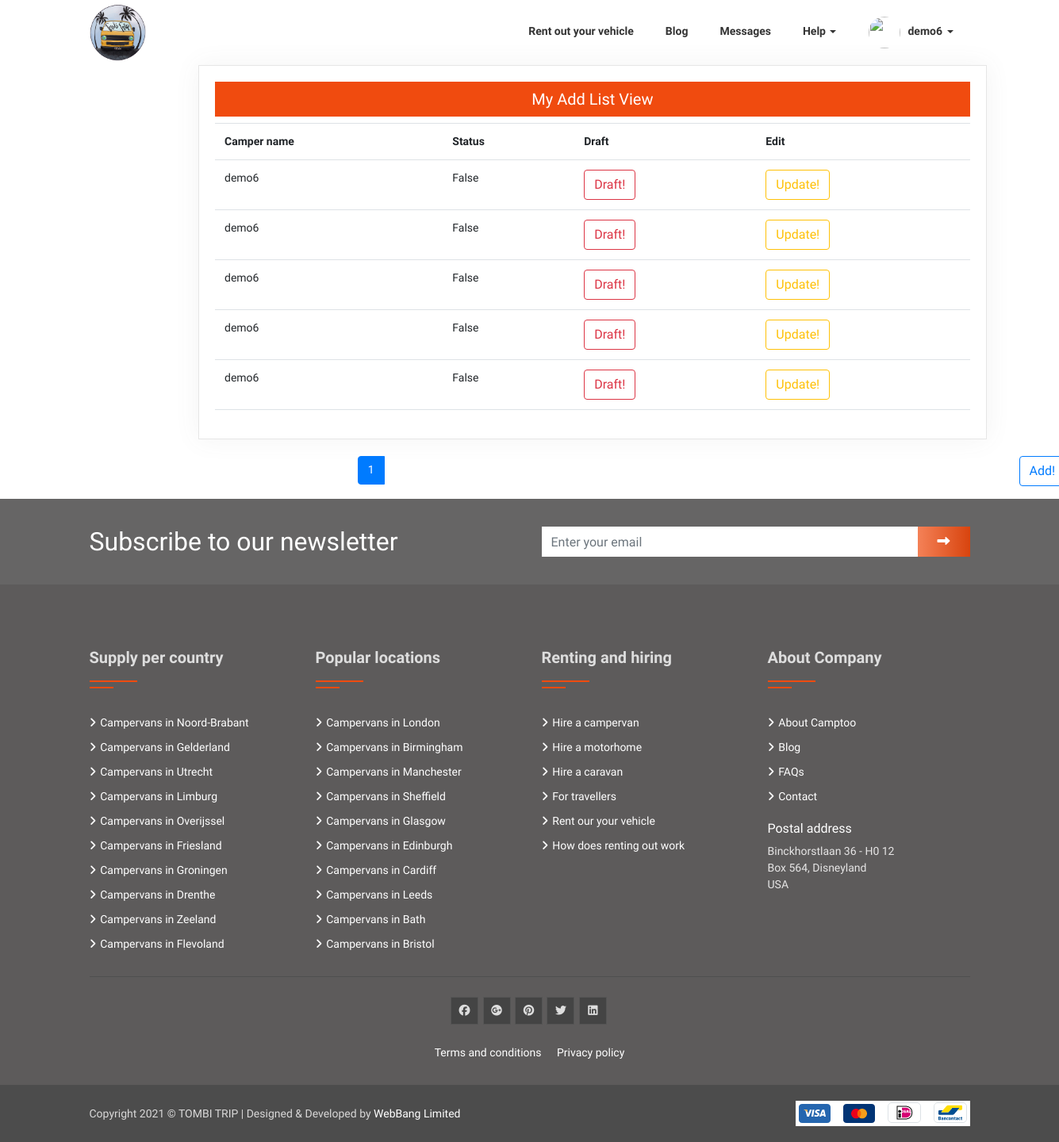
The page /user/my_advertise/ (signed in) on the database its author committed.
### home/models.py (models this page shows, shortened)
class Supply(models.Model):
    user = models.ForeignKey(User, on_delete=models.CASCADE)
    cartypes  = models.ManyToManyField(Cartypes)
    title = models.CharField(max_length=150)
    slug = models.SlugField(null=False, unique=True)
    car_title =  models.CharField(max_length=150)
    city =  models.CharField(max_length=150)
    status =  models.BooleanField(default=False)
    main_photo =  models.ImageField(upload_to='photos/%Y/%m/%d/')
    image1 =  models.ImageField(upload_to='photos/%Y/%m/%d/', blank=True)
    image2 =  models.ImageField(upload_to='photos/%Y/%m/%d/', blank=True)
    image3 =  models.ImageField(upload_to='photos/%Y/%m/%d/', blank=True)
    image4 =  models.ImageField(upload_to='photos/%Y/%m/%d/', blank=True)
    image5 =  models.ImageField(upload_to='photos/%Y/%m/%d/', blank=True)
    image6 =  models.ImageField(upload_to='photos/%Y/%m/%d/', blank=True)
    image7 =  models.ImageField(upload_to='photos/%Y/%m/%d/', blank=True)
    image8 =  models.ImageField(upload_to='photos/%Y/%m/%d/', blank=True)
    image9 =  models.ImageField(upload_to='photos/%Y/%m/%d/', blank=True)
    image10 =  models.ImageField(upload_to='photos/%Y/%m/%d/', blank=True)
    image11 =  models.ImageField(upload_to='photos/%Y/%m/%d/', blank=True)
    image12 =  models.ImageField(upload_to='photos/%Y/%m/%d/', blank=True)
    image13 =  models.ImageField(upload_to='photos/%Y/%m/%d/', blank=True)
    image14 =  models.ImageField(upload_to='photos/%Y/%m/%d/', blank=True)
    image15 =  models.ImageField(upload_to='photos/%Y/%m/%d/', blank=True)
    image16 =  models.ImageField(upload_to='photos/%Y/%m/%d/', blank=True)
    image17=  models.ImageField(upload_to='photos/%Y/%m/%d/', blank=True)
    seats =  models.IntegerField()
    bearth =  models.IntegerField()
    features = RichTextUploadingField()
    description = RichTextUploadingField()
    failities = RichTextUploadingField()
    houserules = RichTextUploadingField()
    min_reserver_period = models.IntegerField()
    pick_up_from = models.TimeField(blank=True,null=True)
    drop_of_before = models.TimeField(blank=True,null=True)
    favourite = models.ManyToManyField(User,related_name='favourite',blank=True)
    is_published = models.BooleanField(default=True)

### home/views.py (the view)
# urls.py: path('my_advertise/', MyAdvertiseView.as_view(), name='my-advertise'),
class MyAdvertiseView(View):
    template_name = "user/my_advertise.html"
    form = MyAdvertiseForm
    page_obj = None
    def get(self, request):
        data = Supply.objects.filter(user=request.user)
        paginator = Paginator(data, 5)
        self.page_number = request.GET.get('page')
        self.page_obj = paginator.get_page(self.page_number)
        print(self.page_obj)
        context = {
            'page_obj': self.page_obj,
            'form': self.form
        }
        return render(request, template_name=self.template_name, context=context)

### home/template_context.py (called while the page is built)
def get_filters(request):
	cartype=Supply.objects.distinct().values('cartypes__title','cartypes__id')
	catagories=ProductAttribute.objects.distinct().values('category__title','category__id')
	transmission=ProductAttribute.objects.distinct().values('transmission__title','transmission__id')
	minMaxPrice=ProductAttribute.objects.aggregate(Min('price'),Max('price'))
	data={
		'cats':cartype,
		'minMaxPrice':minMaxPrice,
		'catagory':catagories,
		'transmission':transmission
	}
	return data

### templates/user/my_advertise.html (shortened to what this page needs)
{% extends 'base.html' %}
{% load static %}
{% block content %}
    <div class="row move-dashboard">
        <div class="col-lg-9 col-md-7">
            <div class="dashboard-body" style="position: relative; left: 250px">
                <h3 style="text-align: center">My Add List View</h3>
                <div class="table-responsive">
                    <table class="table table-bordered">
                        <tr>
                            <th>Camper name</th>
                            <th>Status</th>
                            <th>Draft</th>
                            <th>Edit</th>
                        </tr>
                        {% for a in page_obj %}
                            <tr>
                                <td>{{ a.user }}</td>
                                <td>{{ a.status }}</td>
                                <td>
                                    <a class="btn btn-outline-danger"
                                       href="{% url 'delete-my-advertise' a.id %}">Draft!</a>
                                </td>
                                <td>
                                    <a class="btn btn-outline-warning"
                                       href="{% url 'update-my-advertise' a.id %}">Update!</a>
                                </td>
                            </tr>
                        {% endfor %}
                    </table>
                </div>
            </div>
            <br>
            <ul class="pagination justify-content-center">
                {% for i in page_obj.paginator.page_range %}
                    {% if page_obj.number == i %}
                        <li class="page-item active"><a class="page-link">{{ i }} </a></li>
                    {% elif i > page_obj.number|add:'-5' and i < page_obj.number|add:'5' %}
                        <li class="page-item"><a class="page-link" href="?page={{ i }}">{{ i }}</a></li>
                    {% endif %}
                {% endfor %}
<a style="position: relative; left: 800px" class="btn btn-outline-primary" href="{% url 'add-advertise' %}" role="button">Add!</a>
            </ul>
        </div>
    </div>
{% endblock content %}

### templates/partials/navbar.html (shortened to what this page needs)
  {% load static %}
  <div class="menu-section-2">
    <div class="container">
        <div class="row">
            <div class="col-lg-3 col-md-12">
                <div class="main-logo">
                    <a href="/"><img src="{% static 'img/logo1.png' %}" alt=""></a>
                </div>
            </div>
            <div class="col-lg-9 col-md-12">
                <div class="menu nav-menu">
                    <nav>
                        <ul id="nav">
                            {% if user.id is not None %}
                            <li><a href="{% url 'supply' %}">Rent out your vehicle</a></li>
                            <li><a href="{% url 'blog' %}">Blog</a></li>
                                <li><a href="">Messages</a></li>
                                <li><a href="">Help <span class="caret"></span></a>
                                </li>
                                <li class="user-photo-tt"><a href="{% url 'user_profile' %}"><img class="user-menu-photo" src="{{  request.session.userimage }}" alt=""></a></li>
                                <li class="user-name-tt"><a href="javascript:void;">{{user.username}} <span class="caret"></span></a>
                                </li>
                            {% endif %}
                        </ul>
                    </nav>
                </div>
            </div>
        </div>
    </div>
</div>

### tombotrip1/static/css/main.css (style rules this page uses)
body { font-family: 'Raleway', sans-serif; font-weight: 400; font-size: 14px; position: relative; overflow-x: hidden; }
h1, h2, h3, h4, h5, h6 { font-family: 'Roboto Condensed', sans-serif font-weight: 700; }
a { text-decoration: none; }
img { max-width: 100%; }
.main-logo a img { max-height: 72px; margin: 5px 0; }
.menu.nav-menu { float: right; }
.menu-section-2 .menu ul { list-style: outside none none; margin: 0; padding: 0; }
.menu-section-2 .menu ul li { float: left; margin-right: 2px; position: relative; }
.menu-section-2 .menu ul li a { display: block; text-decoration: none; padding: 29px 19px 32px; color: #333; -webkit-transition: all 0.4s ease 0s; transition: all 0.4s ease 0s; font-weight: 600; }
.caret { display: inline-block; width: 0; height: 0; margin-left: 2px; vertical-align: middle; border-top: 4px solid; border-right: 4px solid transparent; border-left: 4px solid transparent }
img.user-menu-photo { height: 40px; width: 40px; border-radius: 50%; }
ul li.user-photo-tt a { padding: 21px 0 21px 20px !important; }
ul li.user-name-tt a { padding-left: 7px !important; }
.row.move-dashboard h3 { background: #f04b0f; padding: 10px 20px; color: #fff; font-size: 20px; font-weight: 400; }
.dashboard-body { box-shadow: 0px 0px 29px 0px rgba(102, 102, 102, 0.08); border: 1px solid #e6e6e6; padding: 20px; }
.table-bordered td, .table-bordered th { border: inherit; }
.table td, .table th { padding: .75rem; vertical-align: top; border-top: 1px solid #dee2e6; border-bottom: 1px solid #dee2e6; }

### rows shown on the page
Supply: user "demo6", status "False"
Supply: user "demo6", status "False"
Supply: user "demo6", status "False"
Supply: user "demo6", status "False"
Supply: user "demo6", status "False"

### other values the page prints
{{ user.username }} "demo6"
{{ i }} "1"
